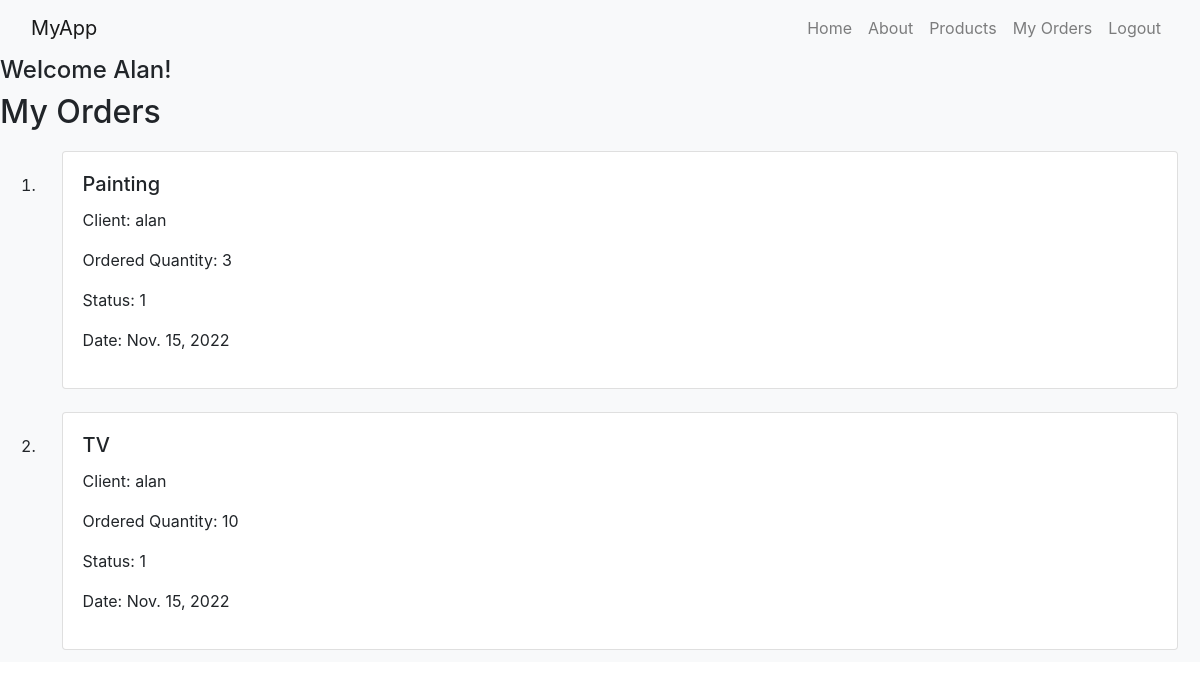
Page /myapp/myorders/ (signed in) on the earlier database version.
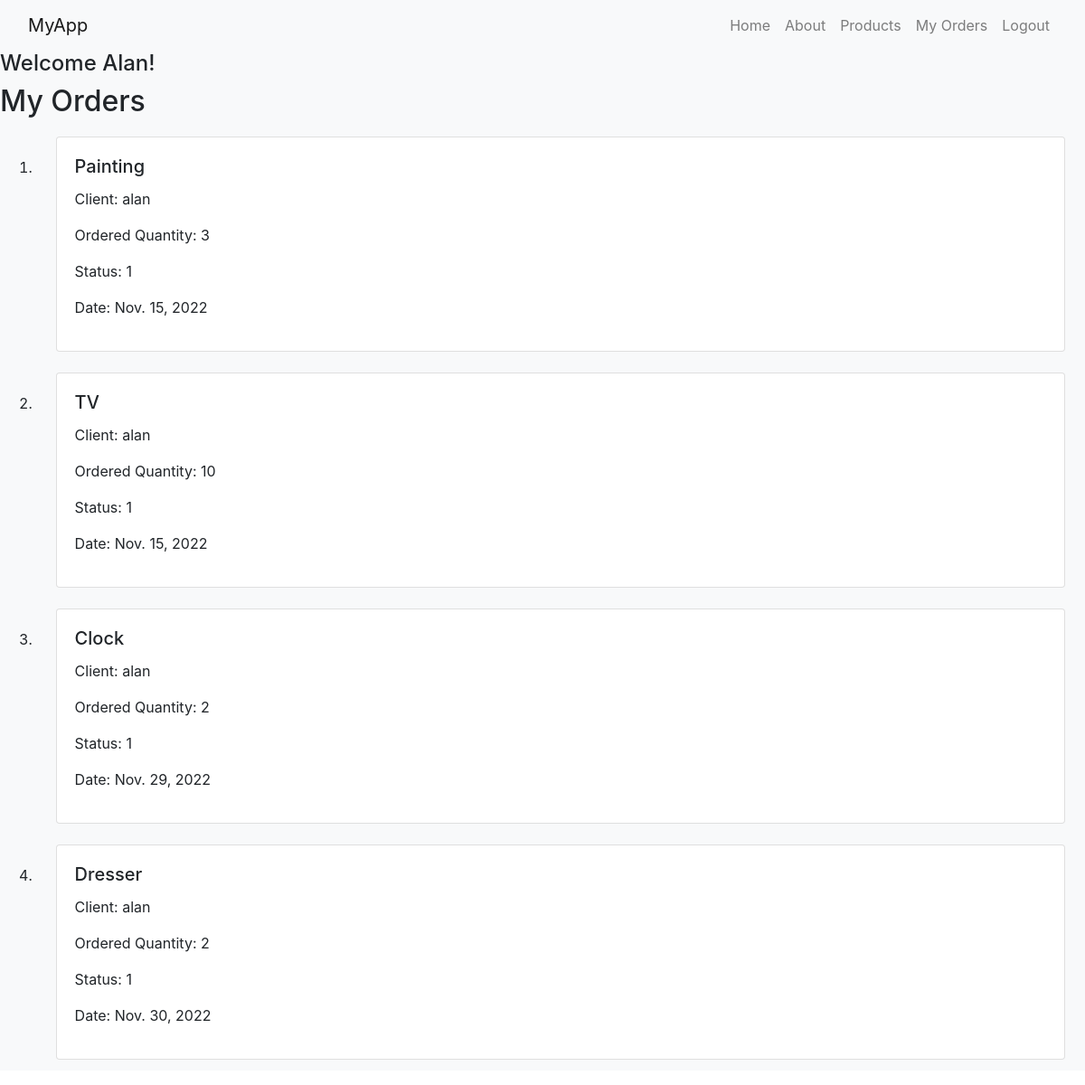
Same page on the later database version.
### myapp/models.py (models this page shows, shortened)
class Order(models.Model):
    ORDER_VALUES = [
        (0, 'Order Cancelled'),
        (1, 'Order Placed'),
        (2, 'Order Shipped'),
        (3, 'Order Delivered')
    ]
    product = models.ForeignKey(Product, related_name='products_ordered', on_delete=models.CASCADE)
    client = models.ForeignKey(Client, on_delete=models.CASCADE)
    num_units = models.PositiveIntegerField(default=0)
    order_status = models.IntegerField(choices=ORDER_VALUES, default=1)
    status_date = models.DateField(default=datetime.now())

class Product(models.Model):
    category = models.ForeignKey(Category, related_name='products', on_delete=models.CASCADE)
    name = models.CharField(max_length=200)
    price = models.DecimalField(max_digits=10, decimal_places=2)
    stock = models.PositiveIntegerField(default=100, validators=[MinValueValidator(0), MaxValueValidator(1000)])
    available = models.BooleanField(default=True)
    description = models.TextField(blank=True)
    interested = models.PositiveIntegerField(default=0)
    def __str__(self):
        return self.name

### myapp/views.py (the view)
# urls.py: path(r'myorders/',views.myorders, name='myorders'),
@login_required(login_url='/myapp/login/')
def myorders(request):
    loggedInUser = request.user.get_username()
    orders = []
    if (request.user.is_staff == False):
        isClient = True
        clientObj = Client.objects.filter(username=loggedInUser)
        orders = Order.objects.filter(client=clientObj.get())
    else:
        isClient = False
    return render(request, 'myapp/myorders.html', {"isClient": isClient, "orderList": orders})

### myapp/templates/myapp/myorders.html (shortened to what this page needs)
<head>
    <link rel="stylesheet" href="https://stackpath.bootstrapcdn.com/bootstrap/4.4.1/css/bootstrap.min.css"
>
</head>
{% extends 'myapp/base.html' %}
{% block body_block %}
    <h2>My Orders</h2>
    {% if isClient == True %}
        {% if orderList %}
            <ol>
                {% for order in orderList %}
                    <li>
                        <div class="container" style="padding: 1%">
                            <div class="card">
                                <div class="card-body">
                                    <h5 class="card-title">{{ order.product }}
                                    </h5>
                                    <p>Client: {{ order.client }}</p>
                                    <p>Ordered Quantity: {{ order.num_units }}</p>
                                    <p>Status: {{ order.order_status }}</p>
                                    <p>Date: {{ order.status_date }}</p>
                                </div>
                            </div>
                        </div>
                    </li>
                {% endfor %}
            </ol>
        {% else %}
            <strong>You dont have any orders!</strong>
        {% endif %}
    {% else %}
        <strong>You are not a registered client!</strong>
    {% endif %}
{% endblock %}

### myapp/templates/myapp/base.html (shortened to what this page needs)
<!DOCTYPE html>
{% load static %}
<html>
<head>
    <link rel="stylesheet" href="https://stackpath.bootstrapcdn.com/bootstrap/4.4.1/css/bootstrap.min.css"
>
    <link rel="stylesheet" type="text/css" href="{% static 'myapp/style.css' %}"/>
</head>
<body>
<nav class="navbar navbar-expand-lg navbar-light bg-light">
    <div class="container-fluid">
        <a class="navbar-brand" href="#">MyApp</a>
        <div class="collapse navbar-collapse" id="navbarNavAltMarkup">
            <div class="navbar-nav ml-auto">
                {% if user.is_authenticated %}
                    <a class="nav-link" href="{% url 'myapp:index' %}">Home</a>
                    <a class="nav-link" href="{% url 'myapp:about' %}">About</a>
                    <a class="nav-link" href="{% url 'myapp:products' %}">Products</a>
                    <a class="nav-link" href="{% url 'myapp:myorders' %}">My Orders</a>
                    <a class="nav-link" href="{% url 'myapp:logout' %}">Logout</a>
                {% endif %}
            </div>
        </div>
    </div>
</nav>
<div class="btn-light">
    {% block content %}
        {% if user.is_authenticated %}
            <h4>{% block myhdg %} Welcome {{ user.first_name }}! {% endblock %}</h4>
        {% endif %}
        {% block body_block %}*** {% endblock %}
    {% endblock %}
</div>
</body>
</html>

Differences in the rows shown:
added Order: product "Clock", client "alan", num_units "2", order_status "1", status_date "Nov. 29, 2022"
added Order: product "Dresser", client "alan", num_units "2", order_status "1", status_date "Nov. 30, 2022"
